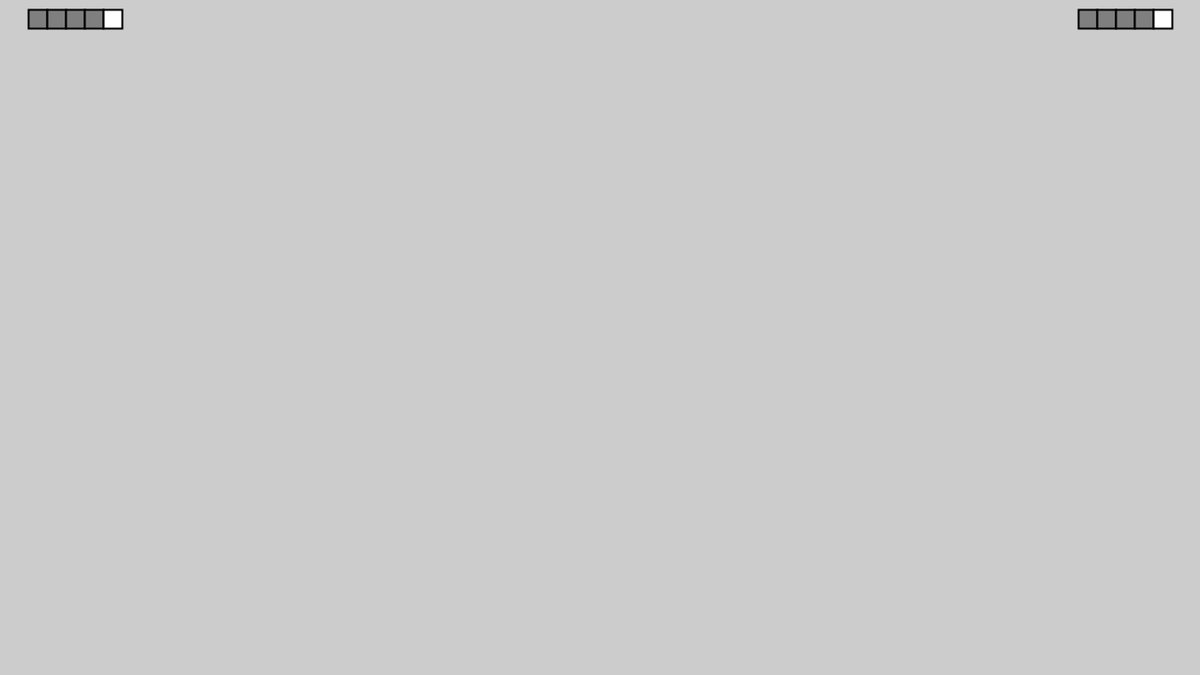
Frame 1 (no input)
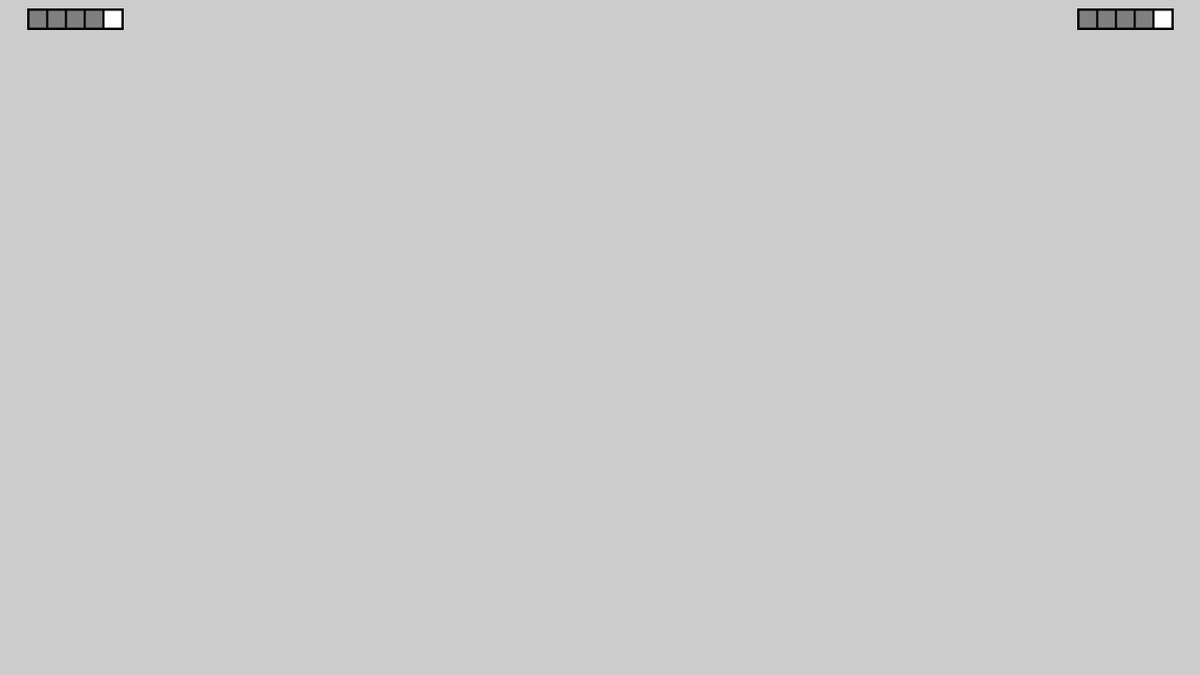
Frame 60 (the mouse pressed at the canvas centre just before this capture)
Frame 120 (the mouse held since frame 60 and released just before this capture): identical to frame 60, image omitted

The Processing sketch that drew these frames (run headless with seeded random() and noise(); from frame 60 on, the mouse is pressed at the canvas centre):

// Processing sketch: Game_Health_Bar
// ── Game_Health_Bar.pde


void setup() {
 size(1280,720);

}

void draw(){
  strokeWeight(2);
  stroke(0);
  
  for(int i = 1; i <=5; i++){
    if(i < 5) {
      fill(127);
    } else {
      fill(255);
    }
    rect(width-(150 - (i*20)), 10, 20, 20);
    rect(10 +(i*20), 10, 20, 20);
  }
  
 //Testing this
}
